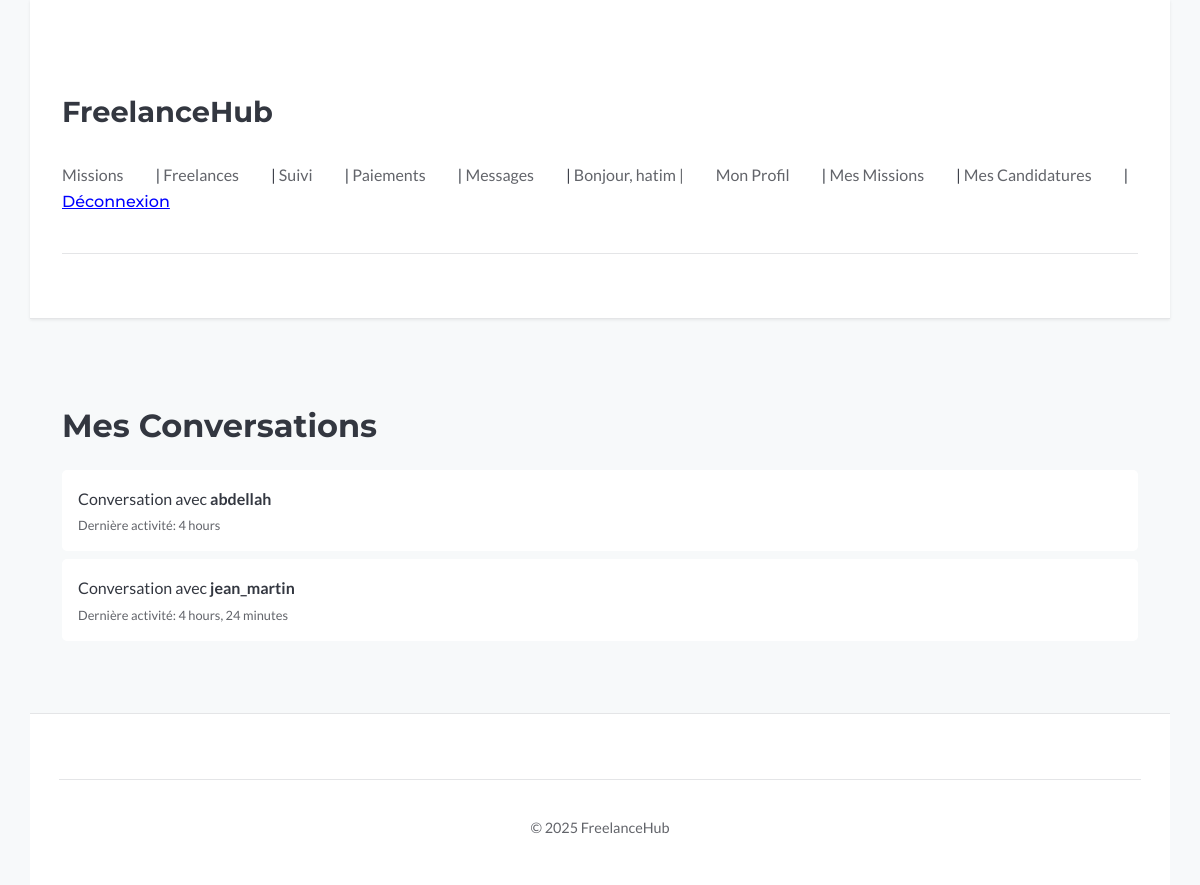
/messaging/ (signed in), run on the app's committed database.
### messaging/models.py (models this page shows, shortened)
class Conversation(models.Model):
    participants = models.ManyToManyField(
        settings.AUTH_USER_MODEL,
        related_name='conversations',
        verbose_name="Participants"
    )
    date_creation = models.DateTimeField(auto_now_add=True, verbose_name="Date de création")
    date_derniere_activite = models.DateTimeField(auto_now=True, verbose_name="Dernière activité") # Mis à jour à chaque nouveau message
    class Meta:
        verbose_name = "Conversation"
        verbose_name_plural = "Conversations"
        ordering = ['-date_derniere_activite']

### messaging/views.py (the view)
# urls.py: path('', views.conversation_list_view, name='list'),
@login_required
def conversation_list_view(request):
    conversations = request.user.conversations.all().order_by('-date_derniere_activite')
    context = {
        'conversations': conversations,
    }
    return render(request, 'messaging/conversation_list.html', context)

### messaging/templates/messaging/conversation_list.html (shortened to what this page needs)
{% extends "base.html" %}
{% block content %}
  <h2>Mes Conversations</h2>
  {% if conversations %}
    <ul class="conversation-list">
      {% for conv in conversations %}
        <li>
          <a href="{% url 'messaging:detail' conv.pk %}">
            {% for participant in conv.participants.all %}
              {% if participant != user %}
                Conversation avec <strong>{{ participant.username }}</strong>
              {% endif %}
            {% endfor %}
            <small class="last-activity">Dernière activité: {{ conv.date_derniere_activite|timesince }}</small>
          </a>
        </li>
      {% endfor %}
    </ul>
  {% else %}
    <p>Vous n'avez aucune conversation pour le moment.</p>
  {% endif %}
{% endblock %}

### templates/base.html (shortened to what this page needs)
{% load static %}
<!doctype html>
<html lang="fr">
<head>
    <link rel="stylesheet" href="{% static 'css/style.css' %}">
</head>
<body>
    <header>
        <h1><a href="{% url 'home' %}">FreelanceHub</a></h1>
        <nav>
            <a href="{% url 'missions:list' %}">Missions</a> |
            <a href="{% url 'users:freelance_search' %}">Freelances</a> |
            {% if user.is_authenticated %}
                <a href="{% url 'missions:tracking_dashboard' %}">Suivi</a> |
                <a href="{% url 'payments:dashboard' %}">Paiements</a> |
                <a href="{% url 'messaging:list' %}">Messages</a> |
                <span>Bonjour, {{ user.username }} | </span>
                <a href="{% url 'users:profile' %}">Mon Profil</a> |
                <a href="{% url 'missions:my_missions' %}">Mes Missions</a> |
                <a href="{% url 'missions:my_applications' %}">Mes Candidatures</a> |
                <form action="{% url 'users:logout' %}" method="post" style="display: inline;">
                    <button type="submit" style="background:none; border:none; padding:0; color: blue; text-decoration:underline; cursor:pointer;">Déconnexion</button>
                </form>
            {% else %}
                <a href="{% url 'users:login' %}">Connexion</a> |
                <a href="{% url 'users:register' %}">Inscription</a>
            {% endif %}
        </nav>
        <hr>
    </header>
    <main>
        {% block content %}{% endblock %}
    </main>
    <footer>
        <hr>
        <p>© 2025 FreelanceHub</p>
    </footer>
</body>
</html>

### static/css/style.css (style rules this page uses)
:root { --bg-color: #f7f9fa; --surface-color: #ffffff; --text-color: #333740; --text-secondary: #62646a; --accent-color: #1dbf73; --accent-color-darker: #19a366; --border-color: #e4e5e7; --error-bg: #f8d7da; --error-text: #721c24; --error-border: #f5c6cb; --success-bg: #d4edda; --success-text: #155724; --success-border: #c3e6cb; --info-bg: #d1ecf1; --info-text: #0c5460; --info-border: #bee5eb; --font-primary: 'Lato', system-ui, -apple-system, BlinkMacSystemFont, 'Segoe UI', Roboto, Oxygen, Ubuntu, Cantarell, 'Open Sans', 'Helvetica Neue', sans-serif; --font-headings: 'Montserrat', system-ui, -apple-system, BlinkMacSystemFont, 'Segoe UI', Roboto, Oxygen, Ubuntu, Cantarell, 'Open Sans', 'Helvetica Neue', sans-serif; --shadow-sm: 0 1px 3px rgba(0, 0, 0, 0.08); --shadow-md: 0 3px 6px rgba(0, 0, 0, 0.1); --shadow-lg: 0 10px 20px rgba(0,0,0,0.12); --transition-speed: 0.25s; --transition-ease: ease-in-out; }
*, *::before, *::after { box-sizing: border-box; }
html { scroll-behavior: smooth; }
body { margin: 0; font-family: var(--font-primary); background-color: var(--bg-color); color: var(--text-color); line-height: 1.6; font-size: 16px; display: flex; flex-direction: column; min-height: 100vh; }
h1, h2, h3, h4, h5, h6 { font-family: var(--font-headings); font-weight: 700; margin-top: 1.5em; margin-bottom: 0.75em; color: var(--text-color); }
h1 { font-size: 2.5rem; line-height: 1.2; }
h2 { font-size: 2rem; line-height: 1.2; }
p { margin-bottom: 1.2em; }
a { color: var(--accent-color); text-decoration: none; transition: color var(--transition-speed) var(--transition-ease); }
hr { border: none; border-top: 1px solid var(--border-color); margin: 2.5em 0; }
header, main, footer { width: 100%; max-width: 1140px; margin-left: auto; margin-right: auto; padding: 1.5em 2em; }
main { flex-grow: 1; padding-top: 2.5em; padding-bottom: 3.5em; }
header { background-color: var(--surface-color); padding-top: 1.5em; padding-bottom: 1.5em; border-bottom: 1px solid var(--border-color); box-shadow: var(--shadow-sm); }
header h1 a { color: var(--text-color); text-decoration: none; font-weight: 700; font-size: 1.8rem; }
header nav { margin-top: 1em; font-size: 1rem; }
header nav a, header nav span { margin-right: 1.8em; color: var(--text-secondary); font-weight: 500; }
header nav form button { color: var(--text-secondary); font-size: inherit; font-weight: 500; background: none; border: none; padding: 0; cursor: pointer; }
form { margin-top: 1.5em; }
button, input[type="submit"], a.button { display: inline-block; padding: 0.75em 1.75em; font-family: var(--font-headings); font-size: 1rem; font-weight: 600; text-align: center; text-decoration: none; color: #ffffff; background-color: var(--accent-color); border: 1px solid var(--accent-color); border-radius: 4px; cursor: pointer; transition: background-color var(--transition-speed) var(--transition-ease), border-color var(--transition-speed) var(--transition-ease), transform var(--transition-speed) var(--transition-ease), box-shadow var(--transition-speed) var(--transition-ease); }
main { animation: fadeInUp 0.5s var(--transition-ease) 0.1s forwards; }
footer { margin-top: auto; padding-top: 2em; padding-bottom: 2em; text-align: center; font-size: 0.9rem; color: var(--text-secondary); border-top: 1px solid var(--border-color); background-color: var(--surface-color); }

### messaging/templates/messaging/conversation_list.html (style rules this page uses)
.conversation-list { list-style: none; padding: 0; }
.conversation-list li { margin-bottom: 0.5em; }
.conversation-list li a { display: block; padding: 1em; background-color: var(--surface-color); border-radius: 5px; text-decoration: none; color: var(--text-color); transition: background-color 0.2s ease; }
.conversation-list .last-activity { display: block; font-size: 0.8em; color: var(--text-secondary); margin-top: 0.3em; }

### data on the page
Conversation: date_derniere_activite "4 hours"
Conversation: date_derniere_activite "4 hours, 24 minutes"

### other printed values
{{ user.username }} "hatim"
{{ participant.username }} "abdellah"
{{ participant.username }} "jean_martin"
